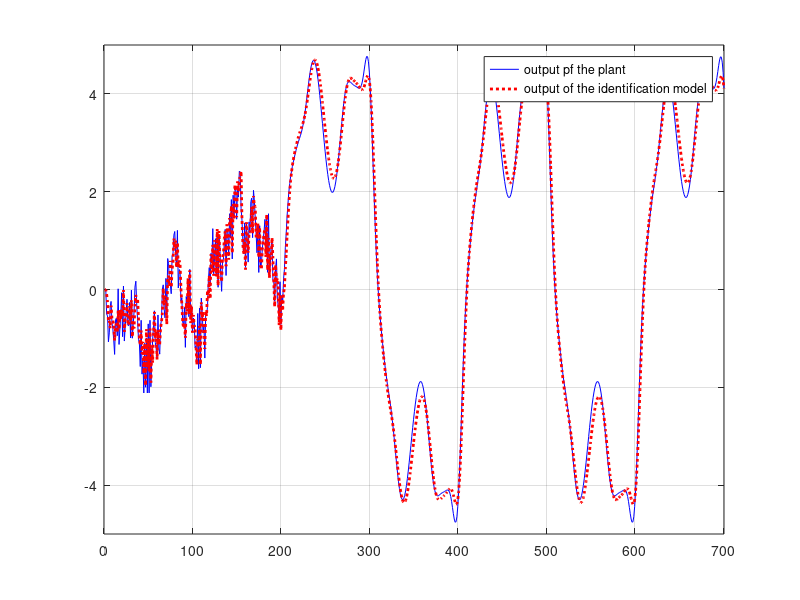
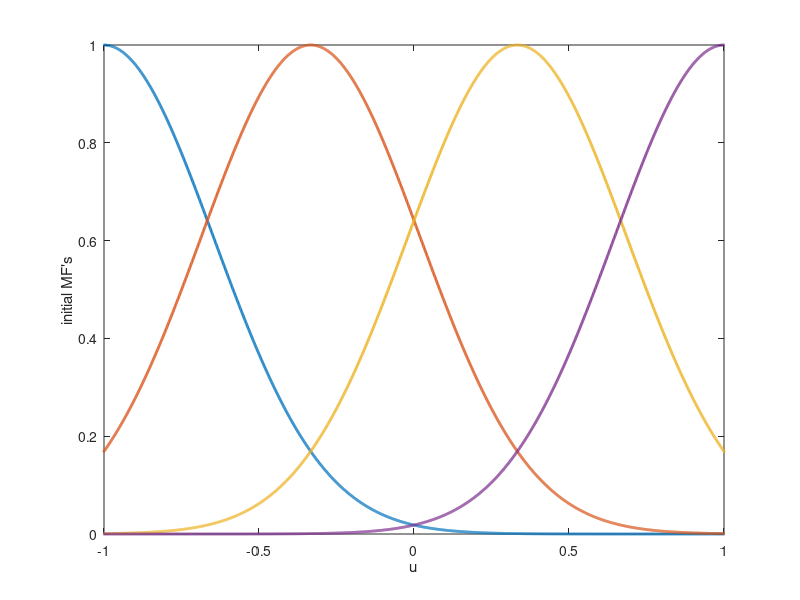
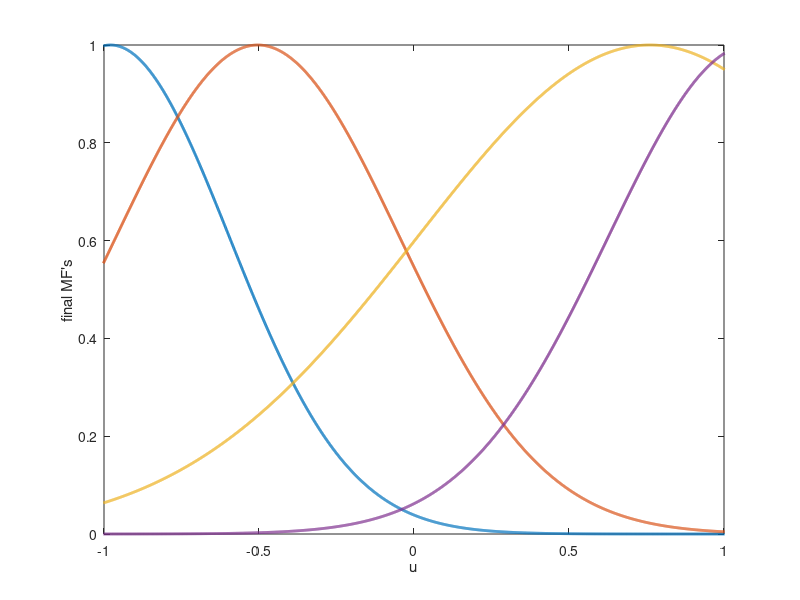

Reproduce these figures in MATLAB, in order.
clc;
clear;
close all;

%%Initializing
M=4;
num_training=200;
total_num=700;
landa=0.1;

x_bar=zeros(num_training,M);
g_bar=zeros(num_training,M);
sigma=zeros(num_training,M);
y=zeros(total_num,1);
u=zeros(total_num,1);
x=zeros(total_num,1);
y_hat=zeros(total_num,1);
f_hat=zeros(total_num,1);
z=zeros(total_num,1);
g_u=zeros(total_num,1);

u(1)=-1+2*rand;
y(1)=0;
g_u(1)=0.6*sin(pi*u(1))+0.3*sin(3*pi*u(1))+0.1*sin(5*pi*u(1));
f_hat(1)=g_u(1);

%% based on the 1st step of fuzzy system design
u_min=-1;
u_max=1;
h=(u_max-u_min)/(M-1);
for k=1:M
    x_bar(1,k)=-1+h*(k-1);
    u(1,k)=x_bar(1,k);
g_bar(1,k)=0.6*sin(pi*u(1,k))+0.3*sin(3*pi*u(1,k))+0.1*sin(5*pi*u(1,k));
end

sigma(1,1:M)=(max(u(1,:))-min(u(1,:)))/M;

x_bar(2,:)=x_bar(1,:);g_bar(2,:)=g_bar(1,:);sigma(2,:)=sigma(1,:);
x_bar_initial=x_bar(1,:);
sigma_initial=sigma(1,:);
y_bar_initial=g_bar(1,:);

%% based on the 2nd and 3rd step of fuzzy system design
for q=2:num_training
    b=0;a=0;
    x(q)=-1+2*rand;
    u(q)=x(q);

g_u(q)=0.6*sin(pi*u(q))+0.3*sin(3*pi*u(q))+0.1*sin(5*pi*u(q));
    for l=1:M
        z(l)=exp(-((x(q)-x_bar(q,l))/sigma(q,l))^2);
        b=b+z(l);a=a+g_bar(q,l)*z(l);
    end

    f_hat(q)=a/b;
    y(q+1)=0.3*y(q)+0.6*y(q-1)+g_u(q);
    y_hat(q+1)=0.3*y(q)+0.6*y(q-1)+f_hat(q);

        for l=1:M
            g_bar(q+1,l)=g_bar(q,l)-landa*(f_hat(q)-g_u(q))*z(l)/b;
            x_bar(q+1,l)=x_bar(q,l)-landa*((f_hat(q)-g_u(q))/b)*(g_bar(q,l)-f_hat(q))*z(l)*2*(x(q)-x_bar(q,l))/(sigma(q,l)^2);
            sigma(q+1,l)=sigma(q,l)-landa*((f_hat(q)-g_u(q))/b)*(g_bar(q,l)-f_hat(q))*z(l)*2*(x(q)-x_bar(q,l))/(sigma(q,l)^3);
        end
end

x_bar_final=x_bar(num_training,:);
sigma_final=sigma(num_training,:);
g_bar_final=g_bar(num_training,:);

for q=num_training:700
    b=0;a=0;
    x(q)=sin(2*q*pi/200);
    u(q)=x(q);

g_u(q)=0.6*sin(pi*u(q))+0.3*sin(3*pi*u(q))+0.1*sin(5*pi*u(q));
    for l=1:M
    z(l)=exp(-((x(q)-x_bar(num_training,l))/sigma(num_training,l))^2);
    b=b+z(l);a=a+g_bar(num_training,l)*z(l);
    end
f_hat(q)=a/b;
y(q+1)=0.3*y(q)+0.6*y(q-1)+g_u(q);
y_hat(q+1)=0.3*y(q)+0.6*y(q-1)+f_hat(q);
end

%% plots and figures
figure1 = figure('Color',[1 1 1]);
plot(1:701,y,'b',1:701,y_hat,'r:','LineWidth',2);
legend('output pf the plant','output of the identification model')
axis([0 701 -5 5]);
grid on

figure2 = figure('Color',[1 1 1]);
xp=-2:0.001:2;
for l=1:M
    miu_x=exp(-((xp-x_bar(1,l))./(sigma(1,l))).^2);
    plot(xp,miu_x,'LineWidth',2);
    hold on
end
xlabel('u');
ylabel('initial MF''s');
axis([-1 1 0 1]);

figure3 = figure('Color',[1 1 1]);
for l=1:M
    miu_x=exp(-((xp-x_bar(num_training,l))./(sigma(num_training,l))).^2);
    plot(xp,miu_x,'LineWidth',2);
    hold on
end
xlabel('u');
ylabel('final MF''s');
axis([-1 1 0 1])